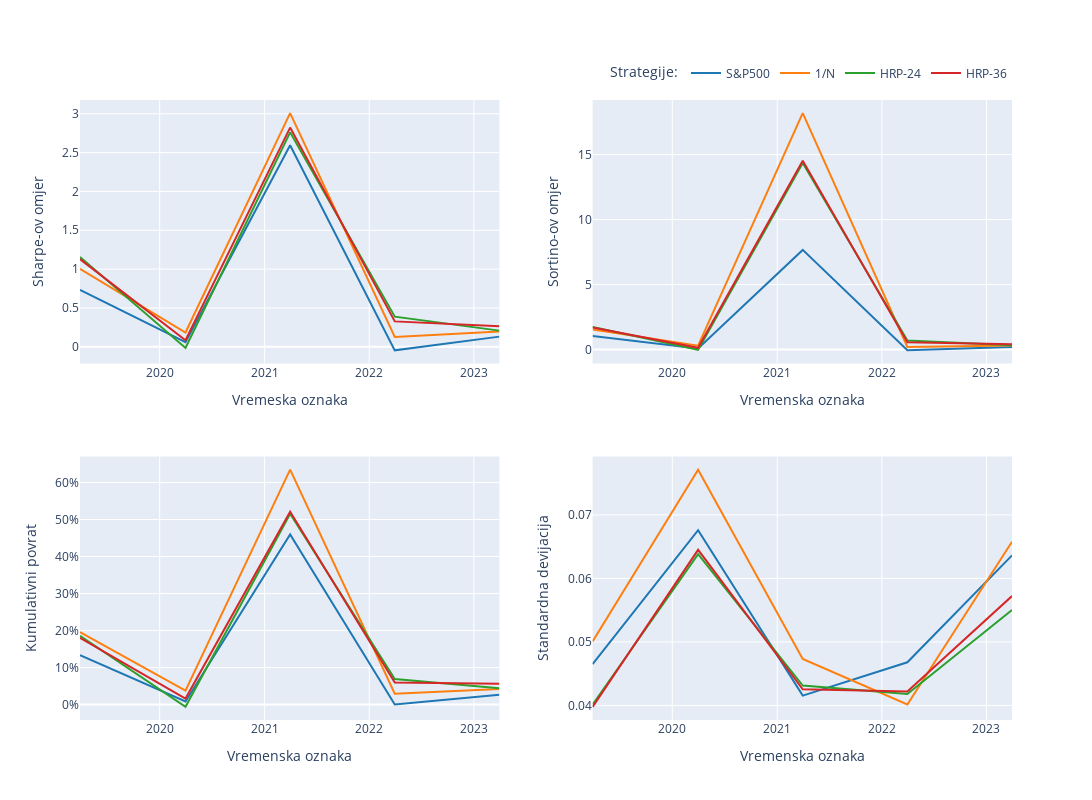

Notebook cell for this chart:
### Code cell
from plotly.subplots import make_subplots

# Assuming you have the 'sharpe_df' and 'calmar_df' dataframes

# Define the color scheme
color_scheme = [
    '#1f77b4',  # blue
    '#ff7f0e',  # orange
    '#2ca02c',  # green
    '#d62728',  # red
    '#9467bd',  # purple
    '#e5b800'   # yellow
]

# Create subplots with two charts side by side
fig = make_subplots(rows=2, cols=2)

# Add lines to the first subplot
for i, column in enumerate(sharpe_df.columns[:-1]):
    fig.add_trace(go.Scatter(
        x=sharpe_df['timestamp'],
        y=sharpe_df[column],
        mode='lines',
        name=column,
        line=dict(color=color_scheme[i]),
        showlegend=True
    ), row=1, col=1)

# Add lines to the second subplot
for i, column in enumerate(calmar_df.columns[:-1]):
    fig.add_trace(go.Scatter(
        x=calmar_df['timestamp'],
        y=calmar_df[column],
        mode='lines',
        name=column,
        line=dict(color=color_scheme[i]),
        showlegend=False
    ), row=1, col=2)

# Add lines to the third subplot
for i, column in enumerate(sharpe_df.columns[:-1]):
    fig.add_trace(go.Scatter(
        x=cumret_df['timestamp'],
        y=cumret_df[column],
        mode='lines',
        name=column,
        line=dict(color=color_scheme[i]),
        showlegend=False
    ), row=2, col=1)

# Add lines to the fourth subplot
for i, column in enumerate(calmar_df.columns[:-1]):
    fig.add_trace(go.Scatter(
        x=std_df['timestamp'],
        y=std_df[column],
        mode='lines',
        name=column,
        line=dict(color=color_scheme[i]),
        showlegend=False
    ), row=2, col=2)

# Update layout and axis labels
fig.update_layout(height=800, width=1200)
fig.update_xaxes(title_text='Vremeska oznaka', row=1, col=1)
fig.update_xaxes(title_text='Vremenska oznaka', row=1, col=2)
fig.update_xaxes(title_text='Vremenska oznaka', row=2, col=1)
fig.update_xaxes(title_text='Vremenska oznaka', row=2, col=2)
fig.update_yaxes(title_text='Sharpe-ov omjer', row=1, col=1)
fig.update_yaxes(title_text='Sortino-ov omjer', row=1, col=2)
fig.update_yaxes(title_text='Kumulativni povrat', row=2, col=1, tickformat='.0%')
fig.update_yaxes(title_text='Standardna devijacija', row=2, col=2)

# Show the legend with the formatted names
fig.update_layout(
    legend=dict(
        title='Strategije:',
        orientation='h',
        yanchor='bottom',
        y=1.02,
        xanchor='right',
        x=1
    )
)

# Display the chart
fig.show()

### Figure 1 — Plotly figure (JSON) as saved in the notebook; plotly's stock layout.template omitted (floating-point values rounded to 4 significant figures)
{"data": [{"line": {"color": "#1f77b4"}, "mode": "lines", "name": "S&P500", "showlegend": true, "type": "scatter", "x": ["2019-03-29", "2020-03-31", "2021-03-31", "2022-03-31", "2023-03-31"], "xaxis": "x", "y": [0.7321, 0.05886, 2.596, -0.04577, 0.1306], "yaxis": "y"}, {"line": {"color": "#ff7f0e"}, "mode": "lines", "name": "1/N", "showlegend": true, "type": "scatter", "x": ["2019-03-29", "2020-03-31", "2021-03-31", "2022-03-31", "2023-03-31"], "xaxis": "x", "y": [1.004, 0.1837, 3.008, 0.1268, 0.1976], "yaxis": "y"}, {"line": {"color": "#2ca02c"}, "mode": "lines", "name": "HRP-24", "showlegend": true, "type": "scatter", "x": ["2019-03-29", "2020-03-31", "2021-03-31", "2022-03-31", "2023-03-31"], "xaxis": "x", "y": [1.156, -0.01596, 2.762, 0.3882, 0.208], "yaxis": "y"}, {"line": {"color": "#d62728"}, "mode": "lines", "name": "HRP-36", "showlegend": true, "type": "scatter", "x": ["2019-03-29", "2020-03-31", "2021-03-31", "2022-03-31", "2023-03-31"], "xaxis": "x", "y": [1.129, 0.08478, 2.823, 0.3267, 0.2655], "yaxis": "y"}, {"line": {"color": "#1f77b4"}, "mode": "lines", "name": "S&P500", "showlegend": false, "type": "scatter", "x": ["2019-03-29", "2020-03-31", "2021-03-31", "2022-03-31", "2023-03-31"], "xaxis": "x2", "y": [1.033, 0.08371, 7.666, -0.06193, 0.1943], "yaxis": "y2"}, {"line": {"color": "#ff7f0e"}, "mode": "lines", "name": "1/N", "showlegend": false, "type": "scatter", "x": ["2019-03-29", "2020-03-31", "2021-03-31", "2022-03-31", "2023-03-31"], "xaxis": "x2", "y": [1.546, 0.2983, 18.19, 0.1996, 0.3112], "yaxis": "y2"}, {"line": {"color": "#2ca02c"}, "mode": "lines", "name": "HRP-24", "showlegend": false, "type": "scatter", "x": ["2019-03-29", "2020-03-31", "2021-03-31", "2022-03-31", "2023-03-31"], "xaxis": "x2", "y": [1.743, -0.02301, 14.36, 0.6994, 0.3289], "yaxis": "y2"}, {"line": {"color": "#d62728"}, "mode": "lines", "name": "HRP-36", "showlegend": false, "type": "scatter", "x": ["2019-03-29", "2020-03-31", "2021-03-31", "2022-03-31", "2023-03-31"], "xaxis": "x2", "y": [1.689, 0.1291, 14.53, 0.563, 0.4128], "yaxis": "y2"}, {"line": {"color": "#1f77b4"}, "mode": "lines", "name": "S&P500", "showlegend": false, "type": "scatter", "x": ["2019-03-29", "2020-03-31", "2021-03-31", "2022-03-31", "2023-03-31"], "xaxis": "x3", "y": [0.1333, 0.008415, 0.4598, 0.0003729, 0.02677], "yaxis": "y3"}, {"line": {"color": "#ff7f0e"}, "mode": "lines", "name": "1/N", "showlegend": false, "type": "scatter", "x": ["2019-03-29", "2020-03-31", "2021-03-31", "2022-03-31", "2023-03-31"], "xaxis": "x3", "y": [0.196, 0.03762, 0.6346, 0.02921, 0.04209], "yaxis": "y3"}, {"line": {"color": "#2ca02c"}, "mode": "lines", "name": "HRP-24", "showlegend": false, "type": "scatter", "x": ["2019-03-29", "2020-03-31", "2021-03-31", "2022-03-31", "2023-03-31"], "xaxis": "x3", "y": [0.186, -0.006039, 0.5154, 0.06885, 0.04395], "yaxis": "y3"}, {"line": {"color": "#d62728"}, "mode": "lines", "name": "HRP-36", "showlegend": false, "type": "scatter", "x": ["2019-03-29", "2020-03-31", "2021-03-31", "2022-03-31", "2023-03-31"], "xaxis": "x3", "y": [0.1801, 0.01633, 0.5207, 0.05967, 0.05602], "yaxis": "y3"}, {"line": {"color": "#1f77b4"}, "mode": "lines", "name": "S&P500", "showlegend": false, "type": "scatter", "x": ["2019-03-29", "2020-03-31", "2021-03-31", "2022-03-31", "2023-03-31"], "xaxis": "x4", "y": [0.04649, 0.0676, 0.04154, 0.04679, 0.06362], "yaxis": "y4"}, {"line": {"color": "#ff7f0e"}, "mode": "lines", "name": "1/N", "showlegend": false, "type": "scatter", "x": ["2019-03-29", "2020-03-31", "2021-03-31", "2022-03-31", "2023-03-31"], "xaxis": "x4", "y": [0.05009, 0.07713, 0.04733, 0.04016, 0.06578], "yaxis": "y4"}, {"line": {"color": "#2ca02c"}, "mode": "lines", "name": "HRP-24", "showlegend": false, "type": "scatter", "x": ["2019-03-29", "2020-03-31", "2021-03-31", "2022-03-31", "2023-03-31"], "xaxis": "x4", "y": [0.04014, 0.06382, 0.04314, 0.04181, 0.05503], "yaxis": "y4"}, {"line": {"color": "#d62728"}, "mode": "lines", "name": "HRP-36", "showlegend": false, "type": "scatter", "x": ["2019-03-29", "2020-03-31", "2021-03-31", "2022-03-31", "2023-03-31"], "xaxis": "x4", "y": [0.03978, 0.0645, 0.04255, 0.04221, 0.05722], "yaxis": "y4"}], "layout": {"height": 800, "legend": {"orientation": "h", "title": {"text": "Strategije:"}, "x": 1, "xanchor": "right", "y": 1.02, "yanchor": "bottom"}, "width": 1200, "xaxis": {"anchor": "y", "domain": [0, 0.45], "title": {"text": "Vremeska oznaka"}}, "xaxis2": {"anchor": "y2", "domain": [0.55, 1], "title": {"text": "Vremenska oznaka"}}, "xaxis3": {"anchor": "y3", "domain": [0, 0.45], "title": {"text": "Vremenska oznaka"}}, "xaxis4": {"anchor": "y4", "domain": [0.55, 1], "title": {"text": "Vremenska oznaka"}}, "yaxis": {"anchor": "x", "domain": [0.575, 1], "title": {"text": "Sharpe-ov omjer"}}, "yaxis2": {"anchor": "x2", "domain": [0.575, 1], "title": {"text": "Sortino-ov omjer"}}, "yaxis3": {"anchor": "x3", "domain": [0, 0.425], "tickformat": ".0%", "title": {"text": "Kumulativni povrat"}}, "yaxis4": {"anchor": "x4", "domain": [0, 0.425], "title": {"text": "Standardna devijacija"}}}}
